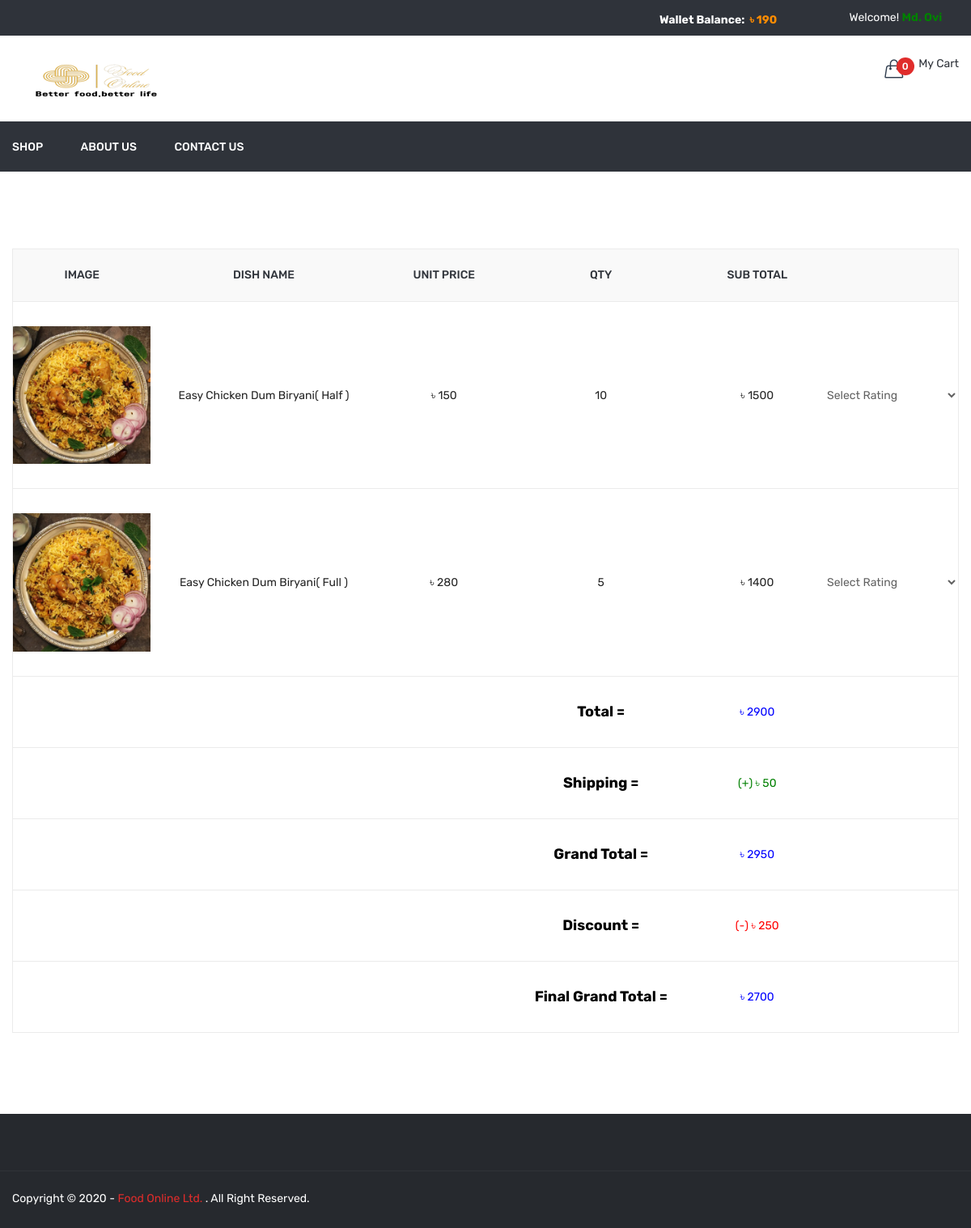
The app's page /order_details.php?id=4 (signed in) with its own data.
### tables this page shows
CREATE TABLE `order_details` (
  `id` int(11) NOT NULL,
  `order_id` int(11) NOT NULL,
  `dish_details_id` int(11) NOT NULL,
  `unit_price` float NOT NULL,
  `qty` int(11) NOT NULL
);

CREATE TABLE `dish` (
  `id` int(11) NOT NULL,
  `categories_id` int(11) NOT NULL,
  `dish_name` varchar(100) NOT NULL,
  `dish_detail` text NOT NULL,
  `image` varchar(100) NOT NULL,
  `type` enum('veg','non-veg') NOT NULL,
  `status` int(11) NOT NULL,
  `added_on` datetime NOT NULL
);

CREATE TABLE `dish_details` (
  `id` int(11) NOT NULL,
  `dish_id` int(11) NOT NULL,
  `attribute` varchar(100) NOT NULL,
  `price` int(11) NOT NULL,
  `status` int(11) NOT NULL,
  `added_on` datetime NOT NULL
);

CREATE TABLE `order_master` (
  `id` int(11) NOT NULL,
  `user_id` int(11) NOT NULL,
  `name` varchar(100) NOT NULL,
  `email` varchar(100) NOT NULL,
  `mobile` varchar(50) NOT NULL,
  `address` text NOT NULL,
  `zip_code` varchar(10) NOT NULL,
  `total_price` float NOT NULL,
  `payment_type` varchar(20) NOT NULL,
  `delivery_boy_id` int(11) DEFAULT NULL,
  `payment_status` varchar(20) NOT NULL,
  `order_status` int(11) NOT NULL,
  `cancel_by` enum('User','Admin') DEFAULT NULL,
  `cancel_time` datetime DEFAULT NULL,
  `txnid` varchar(50) NOT NULL,
  `pay_id` varchar(50) NOT NULL,
  `online_payment_status` varchar(20) NOT NULL,
  `payment_method` varchar(50) NOT NULL,
  `coupon_id` int(11) NOT NULL,
  `coupon_code` varchar(20) NOT NULL,
  `coupon_value` varchar(50) NOT NULL,
  `added_on` datetime NOT NULL,
  `delivery_date` datetime DEFAULT NULL
);

### order_details.php (the view, shortened to what this page needs)
<?php
    include('header.php');
    if(isset($_GET['id']) && $_GET['id']>0){
        $order_id=get_safe_value($con,$_GET['id']);
        $res=mysqli_query($con,"SELECT * FROM order_master WHERE id='$order_id'");
        if(mysqli_num_rows($res)>0){
            $orderFullDetails=OrderDetails($order_id);
        }else{
           redirect(SITE_PATH.'shop');
        }
    }else{
        redirect(SITE_PATH.'shop');
    }
    $coupon_details=mysqli_fetch_assoc(mysqli_query($con,"SELECT coupon_value FROM order_master WHERE id='$order_id'"));
    $coupon_value=$coupon_details['coupon_value'];
?>
<div class="cart-main-area pt-95 pb-100">
    <div class="container">
        <div class="row">
            <div class="col-lg-12 col-md-12 col-sm-12 col-12">
                <form method="post">
                            <div class="table-content table-responsive">
                                <table width="100%">
                                    <thead>
                                        <tr>
                                            <th width="15%">Image</th>
                                            <th width="25%">Dish Name</th>
                                            <th width="13%">Unit Price</th>
                                            <th width="20%">Qty</th>
                                            <th width="12%">Sub Total</th>
                                            <th width="15%"></th>
                                        </tr>
                                    </thead>
                                    <tbody>
                                    <?php
                                         $total_price=0;
                                         $orderDetails=geteOrderDetails($order_id);
                                         foreach($orderDetails as $list){
                                      ?>
                                        <tr>
                                            <td class="product-thumbnail">
                                                <img src="<?php echo DISH_IMAGE_SITE_PATH.$list['image']?>" alt="">
                                            </td>
                                            <td><?php echo $list['dish_name'].'( '.$list['attribute'].' )'?></td>
                                            <td>&#2547; <?php echo $list['unit_price']?></td>
                                            <td><?php echo $list['qty']?></td>
                                            <td>&#2547; <?php echo $list['unit_price']*$list['qty']?></td>
                                            <td id="rating_<?php echo $list['dish_details_id']?>">
                                                <?php
                                                    if($orderFullDetails[0]['order_status']==4){
                                                        echo getRating($list['dish_details_id'],$order_id);
                                                    }else{
                                                        echo '<div style="background-color: red;height: 50px;width: 80%;text-align: center;padding-top: 14px;color: #fff;">Rating Closed</div>';
                                                    }
                                                ?>
                                            </td>
                                        </tr>
                                        <?php
                                            $total_price=$total_price+($list['unit_price']*$list['qty']);
                                         }
                                        ?>
                                        <tr>
                                            <td colspan="3"></td>
                                            <td style="color:black;font-weight:bold;font-size:18px;">Total = </td>
                                            <td style="color:blue;">&#2547; <?php echo $total_price;?></td>
                                        </tr>
                                        <tr>
                                            <td colspan="3"></td>
                                            <td style="color:black;font-weight:bold;font-size:18px;">Shipping = </td>
                                            <td style="color:green;">(+) &#2547; 50</td>
                                        </tr>
                                        <tr>
                                            <td colspan="3"></td>
                                            <td style="color:black;font-weight:bold;font-size:18px;">Grand Total = </td>
                                            <td style="color:blue;">&#2547; <?php echo $total_price+50;?></td>
                                        </tr>
                                        <?php
                                          if($coupon_value!=''){
                                        ?>
                                            <tr>
                                                <td colspan="3"></td>
                                                <td style="color:black;font-weight:bold;font-size:18px;">Discount = </td>
                                                <td style="color:red;">(-) &#2547; <?php echo $coupon_value;?></td>
                                            </tr>
                                            <tr>
                                                <td colspan="3"></td>
                                                <td style="color:black;font-weight:bold;font-size:18px;">Final Grand Total = </td>
                                                <td style="color:blue;">&#2547; <?php echo ($total_price+50)-$coupon_value;?></td>
                                            </tr>
                                        <?php } ?>
                                    </tbody>
                                </table>
                            </div>
                </form>
            </div>
        </div>
    </div>
</div>
<?php include('footer.php'); ?>

### function.inc.php (shortened to what this page needs)
<?php
    function get_safe_value($con, $val){
        if($val != ''){
            $val = trim($val);
            return strip_tags(mysqli_real_escape_string($con, $val));
        }
    }
        ?>
        <?php
   function geteOrderDetails($order_id){
       global $con;
       $sql="SELECT order_details.unit_price,order_details.qty,order_details.dish_details_id,dish_details.attribute,dish.dish_name,dish.image FROM order_details,dish_details,dish WHERE order_details.order_id='$order_id' AND order_details.dish_details_id=dish_details.id AND dish_details.dish_id=dish.id";
       $res=mysqli_query($con,$sql);
       $data=array();
       while($row=mysqli_fetch_assoc($res)){
           $data[]=$row;
       }
       return $data;
   }
   function OrderDetails($order_id){
       global $con;
       $sql="SELECT * FROM order_master WHERE id='$order_id'";
       $res=mysqli_query($con,$sql);
       $data=array();
       while($row=mysqli_fetch_assoc($res)){
           $data[]=$row;
       }
       return $data;
   }
    function getRatingList($dish_details_id,$order_id){
        $ratingArr=array('Bad','Below Average','Average','Good','Very Good');
        $html='<select onchange=updateRating("'.$dish_details_id.'","'.$order_id.'") id="rate_'.$dish_details_id.'">';
            $html.='<option value="">Select Rating</option>';
            foreach($ratingArr as $key=>$val){
                $id=$key+1;
                $html.="<option value='$id'>$val</option>";
            }
        $html.='</select>';
        return $html;
    }
    function getRating($dish_details_id,$order_id){
       global $con;
       $sql="SELECT * FROM rating WHERE order_id='$order_id' AND dish_details_id='$dish_details_id'";
       $res=mysqli_query($con,$sql);
       if(mysqli_num_rows($res)>0){
           $row=mysqli_fetch_assoc($res);
           $rating=$row['rating_value'];
           $ratingArr=array('','Bad','Below Average','Average','Good','Very Good');
           echo "<div class='set_rating_style'>".$ratingArr[$rating]."</div>";
       }else{
           echo getRatingList($dish_details_id,$order_id);
       }
    }
?>

### records on screen
order_details: dish.image (picture), dish.dish_name "Easy Chicken Dum Biryani", dish_details.attribute "Half", unit_price "150", qty "10", $list['unit_price']*$list['qty'] "1500"
order_details: dish.image (picture), dish.dish_name "Easy Chicken Dum Biryani", dish_details.attribute "Full", unit_price "280", qty "5", $list['unit_price']*$list['qty'] "1400"
order_master: coupon_value "250", ($total_price+50)-$coupon_value "2700"

### other values on screen
$Wallet_total_balance "190"
$_SESSION['FOOD_USER_NAME'] "Md. Ovi"
$totalCartDish "0"
$total_price "2900"
$total_price+50 "2950"
